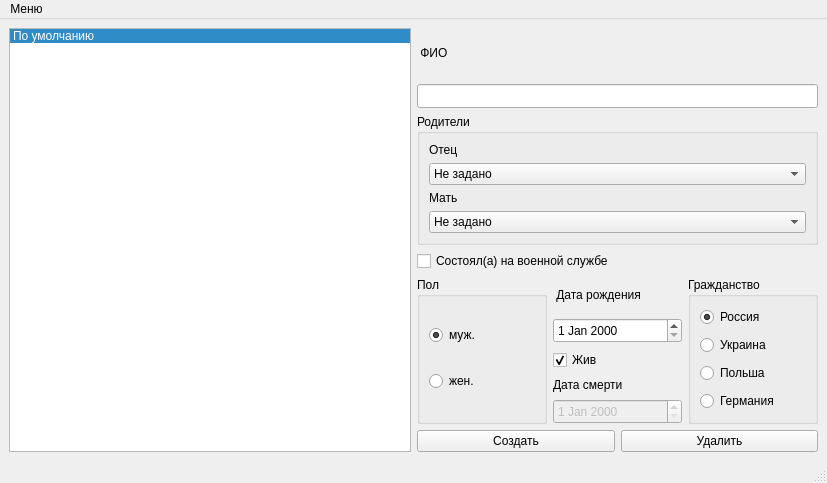
<?xml version="1.0" encoding="UTF-8"?>
<ui version="4.0">
 <class>MainWindow</class>
 <widget class="QMainWindow" name="MainWindow">
  <property name="geometry">
   <rect>
    <x>0</x>
    <y>0</y>
    <width>827</width>
    <height>483</height>
   </rect>
  </property>
  <property name="minimumSize">
   <size>
    <width>0</width>
    <height>0</height>
   </size>
  </property>
  <property name="windowTitle">
   <string>MainWindow</string>
  </property>
  <widget class="QWidget" name="centralwidget">
   <property name="enabled">
    <bool>true</bool>
   </property>
   <property name="minimumSize">
    <size>
     <width>0</width>
     <height>0</height>
    </size>
   </property>
   <layout class="QGridLayout" name="gridLayout_4">
    <item row="0" column="0" rowspan="2">
     <widget class="QListWidget" name="listWidget">
      <property name="currentRow">
       <number>0</number>
      </property>
      <property name="sortingEnabled">
       <bool>false</bool>
      </property>
      <item>
       <property name="text">
        <string>По умолчанию</string>
       </property>
      </item>
     </widget>
    </item>
    <item row="0" column="1" colspan="2">
     <layout class="QGridLayout" name="gridLayout_2">
      <item row="0" column="0">
       <layout class="QVBoxLayout" name="FIO">
        <item>
         <widget class="QLabel" name="labelFIO">
          <property name="minimumSize">
           <size>
            <width>401</width>
            <height>18</height>
           </size>
          </property>
          <property name="text">
           <string> ФИО</string>
          </property>
         </widget>
        </item>
        <item>
         <widget class="QLineEdit" name="InputFIO">
          <property name="minimumSize">
           <size>
            <width>401</width>
            <height>24</height>
           </size>
          </property>
          <property name="text">
           <string/>
          </property>
          <property name="maxLength">
           <number>80</number>
          </property>
          <property name="clearButtonEnabled">
           <bool>false</bool>
          </property>
         </widget>
        </item>
       </layout>
      </item>
      <item row="1" column="0">
       <widget class="QGroupBox" name="GroupParent">
        <property name="title">
         <string>Родители</string>
        </property>
        <layout class="QGridLayout" name="gridLayout_3">
         <item row="0" column="0">
          <widget class="QLabel" name="label">
           <property name="text">
            <string>Отец</string>
           </property>
          </widget>
         </item>
         <item row="1" column="0">
          <widget class="QComboBox" name="cb_Dad">
           <item>
            <property name="text">
             <string>Не задано</string>
            </property>
           </item>
          </widget>
         </item>
         <item row="2" column="0">
          <widget class="QLabel" name="label_2">
           <property name="text">
            <string>Мать</string>
           </property>
          </widget>
         </item>
         <item row="3" column="0">
          <widget class="QComboBox" name="cb_Mum">
           <item>
            <property name="text">
             <string>Не задано</string>
            </property>
           </item>
          </widget>
         </item>
        </layout>
       </widget>
      </item>
      <item row="2" column="0">
       <widget class="QCheckBox" name="checkServe">
        <property name="text">
         <string>Состоял(а) на военной службе</string>
        </property>
       </widget>
      </item>
      <item row="3" column="0">
       <layout class="QGridLayout" name="gridLayout">
        <item row="0" column="0">
         <widget class="QGroupBox" name="GroupSex">
          <property name="minimumSize">
           <size>
            <width>0</width>
            <height>0</height>
           </size>
          </property>
          <property name="maximumSize">
           <size>
            <width>16777215</width>
            <height>16777215</height>
           </size>
          </property>
          <property name="title">
           <string>Пол</string>
          </property>
          <layout class="QVBoxLayout" name="verticalLayout_2">
           <item>
            <widget class="QRadioButton" name="ButtonMale">
             <property name="minimumSize">
              <size>
               <width>57</width>
               <height>22</height>
              </size>
             </property>
             <property name="maximumSize">
              <size>
               <width>57</width>
               <height>22</height>
              </size>
             </property>
             <property name="text">
              <string>муж.</string>
             </property>
             <property name="checked">
              <bool>true</bool>
             </property>
            </widget>
           </item>
           <item>
            <widget class="QRadioButton" name="ButtonFemale">
             <property name="minimumSize">
              <size>
               <width>57</width>
               <height>22</height>
              </size>
             </property>
             <property name="maximumSize">
              <size>
               <width>57</width>
               <height>22</height>
              </size>
             </property>
             <property name="text">
              <string>жен.</string>
             </property>
            </widget>
           </item>
          </layout>
         </widget>
        </item>
        <item row="0" column="1">
         <layout class="QVBoxLayout" name="verticalLayout_5">
          <item>
           <layout class="QVBoxLayout" name="BDay">
            <item>
             <widget class="QLabel" name="labelBirthday">
              <property name="minimumSize">
               <size>
                <width>110</width>
                <height>16</height>
               </size>
              </property>
              <property name="text">
               <string> Дата рождения</string>
              </property>
             </widget>
            </item>
            <item>
             <widget class="QDateEdit" name="dateBirth">
              <property name="minimumSize">
               <size>
                <width>110</width>
                <height>25</height>
               </size>
              </property>
             </widget>
            </item>
           </layout>
          </item>
          <item>
           <layout class="QVBoxLayout" name="verticalLayout_4">
            <item>
             <widget class="QCheckBox" name="checkLive">
              <property name="minimumSize">
               <size>
                <width>110</width>
                <height>22</height>
               </size>
              </property>
              <property name="text">
               <string>Жив</string>
              </property>
              <property name="checked">
               <bool>true</bool>
              </property>
             </widget>
            </item>
            <item>
             <widget class="QLabel" name="labelDieday">
              <property name="minimumSize">
               <size>
                <width>110</width>
                <height>16</height>
               </size>
              </property>
              <property name="text">
               <string>Дата смерти</string>
              </property>
             </widget>
            </item>
            <item>
             <widget class="QDateEdit" name="dateDie">
              <property name="enabled">
               <bool>false</bool>
              </property>
              <property name="minimumSize">
               <size>
                <width>110</width>
                <height>25</height>
               </size>
              </property>
             </widget>
            </item>
           </layout>
          </item>
         </layout>
        </item>
        <item row="0" column="2">
         <widget class="QGroupBox" name="Citizenship">
          <property name="title">
           <string>Гражданство</string>
          </property>
          <layout class="QVBoxLayout" name="verticalLayout_3">
           <item>
            <widget class="QRadioButton" name="ButtonRussia">
             <property name="minimumSize">
              <size>
               <width>86</width>
               <height>22</height>
              </size>
             </property>
             <property name="tabletTracking">
              <bool>false</bool>
             </property>
             <property name="text">
              <string>Россия</string>
             </property>
             <property name="checked">
              <bool>true</bool>
             </property>
            </widget>
           </item>
           <item>
            <widget class="QRadioButton" name="ButtonUkraine">
             <property name="minimumSize">
              <size>
               <width>86</width>
               <height>22</height>
              </size>
             </property>
             <property name="text">
              <string>Украина</string>
             </property>
            </widget>
           </item>
           <item>
            <widget class="QRadioButton" name="ButtonPoland">
             <property name="minimumSize">
              <size>
               <width>86</width>
               <height>22</height>
              </size>
             </property>
             <property name="text">
              <string>Польша</string>
             </property>
            </widget>
           </item>
           <item>
            <widget class="QRadioButton" name="ButtonGermany">
             <property name="minimumSize">
              <size>
               <width>86</width>
               <height>22</height>
              </size>
             </property>
             <property name="text">
              <string>Германия</string>
             </property>
            </widget>
           </item>
          </layout>
         </widget>
        </item>
       </layout>
      </item>
     </layout>
    </item>
    <item row="1" column="1">
     <widget class="QPushButton" name="ButtonAdd">
      <property name="text">
       <string>Создать</string>
      </property>
     </widget>
    </item>
    <item row="1" column="2">
     <widget class="QPushButton" name="ButtonDelete">
      <property name="text">
       <string>Удалить</string>
      </property>
     </widget>
    </item>
   </layout>
  </widget>
  <widget class="QStatusBar" name="statusbar"/>
  <widget class="QMenuBar" name="menuBar">
   <property name="geometry">
    <rect>
     <x>0</x>
     <y>0</y>
     <width>827</width>
     <height>25</height>
    </rect>
   </property>
   <widget class="QMenu" name="menu">
    <property name="title">
     <string>Меню</string>
    </property>
    <addaction name="createFile"/>
    <addaction name="openFile"/>
    <addaction name="saveFile"/>
    <addaction name="saveAsFile"/>
    <addaction name="separator"/>
    <addaction name="aboutProgram"/>
   </widget>
   <addaction name="menu"/>
  </widget>
  <action name="saveFile">
   <property name="text">
    <string>Сохранить</string>
   </property>
  </action>
  <action name="openFile">
   <property name="text">
    <string>Открыть</string>
   </property>
  </action>
  <action name="saveAsFile">
   <property name="text">
    <string>Сохранить как</string>
   </property>
  </action>
  <action name="createFile">
   <property name="text">
    <string>Создать</string>
   </property>
  </action>
  <action name="aboutProgram">
   <property name="text">
    <string>О программе</string>
   </property>
  </action>
 </widget>
 <resources/>
 <connections>
  <connection>
   <sender>checkLive</sender>
   <signal>clicked(bool)</signal>
   <receiver>dateDie</receiver>
   <slot>setDisabled(bool)</slot>
   <hints>
    <hint type="sourcelabel">
     <x>675</x>
     <y>354</y>
    </hint>
    <hint type="destinationlabel">
     <x>675</x>
     <y>409</y>
    </hint>
   </hints>
  </connection>
 </connections>
</ui>
